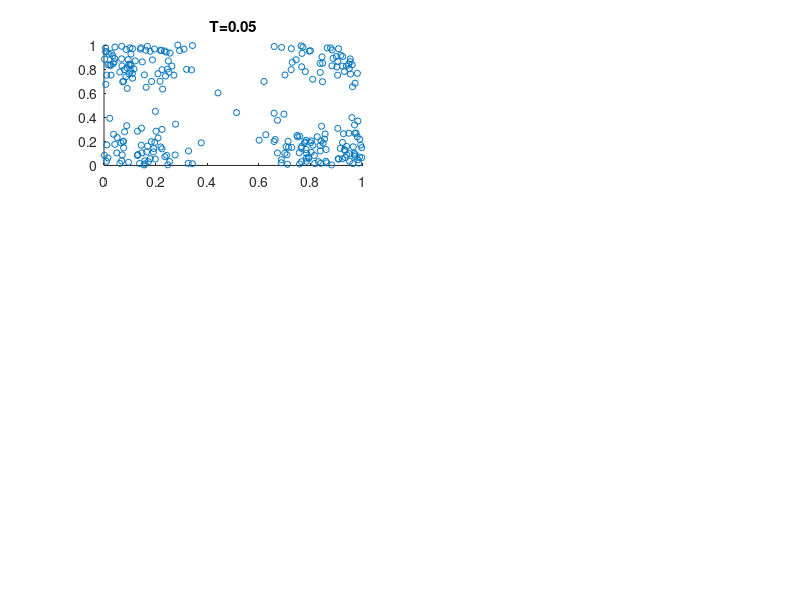

This chart was generated by the following MATLAB code: (Note: this script raises an error after producing the figure.)
close all;
load('cluster_data.mat');

k = 2;
ts = [0.05 0.1 0.15 0.2 0.25];

figure; 
for i = 1:5
    subplot(3, 2, i); hold on;
    scatter(cluster_data(:, 1), cluster_data(:, 2), 20, 'b.');
    title(sprintf("T=%.2f", ts(i)));
    for a = 1:size(cluster_data, 1)
        for b = a:size(cluster_data, 1)
            x = cluster_data(a, :);
            y = cluster_data(b, :);
            if dist(x, y, k) < ts(i)
                plot([x(1) y(1)], [x(2) y(2)], 'color', 'black');
            end
        end
    end
end